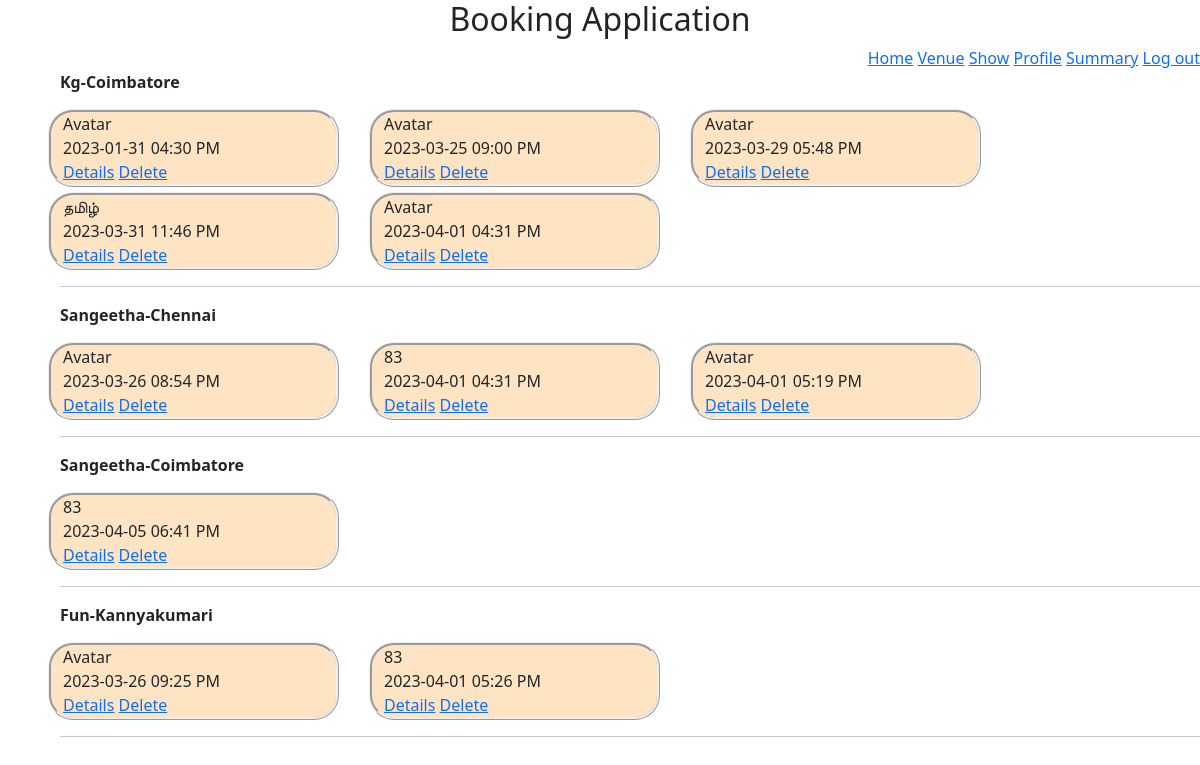
Screenshot of /admin/1/archive (signed in) with the database file from the repository.
### models/module.py (models this page shows)
class Venue(db.Model):
    venue_id = db.Column(db.Integer, autoincrement=True, primary_key=True)
    venue_name = db.Column(db.String(32), nullable=False)
    place = db.Column(db.String(32))
    location = db.Column(db.String(32), nullable=False)
    max_capacity = db.Column(db.Integer, nullable=False)
    fare2D = db.Column(db.Integer, nullable=False)
    fare3D = db.Column(db.Integer, nullable=False)
    venueShows = db.relationship("Show", backref="venues", secondary="show_venue")

class Show(db.Model):
    show_id = db.Column(db.Integer, autoincrement=True, primary_key=True)
    show_name = db.Column(db.String(64), unique=True, nullable=False)
    min_fare = db.Column(db.Integer, nullable=False)
    duration = db.Column(db.Integer, nullable=False)
    is3d = db.Column(db.Boolean, nullable=False)
    tags = db.relationship("Showtag", backref="shows")

### application/controllers/adminHome.py (the view)
@app.route("/admin/<int:a_id>/archive", methods={"GET", "POST"})
def adminarchive(a_id):
    v = Venue.query.all()
    list = []
    total = 0
    for e in v:
        allVenueShow = ShowVenue.query.filter(
            ShowVenue.venue_id == e.venue_id, ShowVenue.time <= datetime.now()
        ).order_by(ShowVenue.time).all()
        eachjson = {}
        eachjson["venue_id"] = e.venue_id
        eachjson["venue_name"] = e.venue_name
        eachjson["place"] = e.place
        eachjson["location"] = e.location
        eachjson["shows"] = []
        total += len(allVenueShow)
        for ee in allVenueShow:
            currentShow = Show.query.filter_by(show_id=ee.show_id).first()
            innerjson = {}
            innerjson["sv_id"] = ee.sv_id
            innerjson["time"] = ee.time.strftime("%Y-%m-%d %I:%M %p")
            innerjson["show_name"] = currentShow.show_name
            eachjson["shows"].append(innerjson)
        list.append(eachjson)
    return render_template("admin/archive.html", Venue=list, adminId=a_id, total=total)

### app.py (called while the page is built)
@login_manager.user_loader
def load_user(user_id):
    return Users.query.filter_by(user_id=user_id).first()

### templates/admin/archive.html (shortened to what this page needs)
<!DOCTYPE html>
<html>
<head>
  <header style="text-align: center">
    <h2>Booking Application</h2>
  </header>
  <link href="https://cdn.jsdelivr.net/npm/bootstrap@5.3.0-alpha1/dist/css/bootstrap.min.css" rel="stylesheet"
 />
  <link rel="stylesheet" href="https://cdnjs.cloudflare.com/ajax/libs/font-awesome/4.7.0/css/font-awesome.min.css" />
</head>
<body>
  <div style="text-align: right">
    <a href="/admin/{{adminId}}/home">Home</a>
    <a href="/admin/{{adminId}}/venue">Venue</a>
    <a href="/admin/{{adminId}}/show">Show</a>
    <a href="/admin/{{adminId}}/profile">Profile</a>
    <a href="/admin/{{adminId}}/summary">Summary</a>
    <a href="/admin/login">Log out</a>
  </div>
  <div style="margin-left: 5%">
    {% if total ==0 %}
    <h5 style="text-align: center;">No Show is completed. If any show completed it will displayed in this page</h5>
    {%else%}
    {%for each in Venue%}
    {% if each.shows|length >0 %}
    <b class="text-capitalize">{{each.venue_name}}-{{each.location}}&emsp;</b>
    <div class="row" style="margin-top: 10px">
      {%for each1 in each.shows%}
      <div id="small" class="col-md-3">
        <label class="text-capitalize">{{each1.show_name}}</label><br />
        <label>{{each1.time}}</label><br />
        <a name="details" href="/admin/{{adminId}}/allocate/{{each1.sv_id}}/details">Details</a>
        <a name="delete"
          onclick="return window.confirm('Deleting this Allocation, will also delete all the booking related to this allocation. Are you sure, you want to delete it?')"
          href="/admin/{{adminId}}/delete/{{each1.sv_id}}">Delete</a>
      </div>
      {%endfor%}
    </div>
    <hr />
    {%endif%}
    {%endfor%}
    {%endif%}
  </div>
</body>
</html>

### templates/admin/archive.html (style rules this page uses)
#small { border-style: ridge; margin-right: 30px; margin-top: 5px; border-radius: 25px; background-color: bisque; }

### rows the page displays
Venue: venue_name "Kg", location "Coimbatore"
Show: show_name "Avatar", time "2023-01-31 04:30 PM", time "2023-03-25 09:00 PM", time "2023-03-29 05:48 PM", time "2023-04-01 04:31 PM", time "2023-03-26 08:54 PM", time "2023-04-01 05:19 PM", time "2023-03-26 09:25 PM"
Show: show_name "தமிழ்", time "2023-03-31 11:46 PM"
Venue: venue_name "Sangeetha", location "Chennai"
Show: show_name "83", time "2023-04-01 04:31 PM", time "2023-04-05 06:41 PM", time "2023-04-01 05:26 PM"
Venue: venue_name "Sangeetha", location "Coimbatore"
Venue: venue_name "Fun", location "Kannyakumari"
